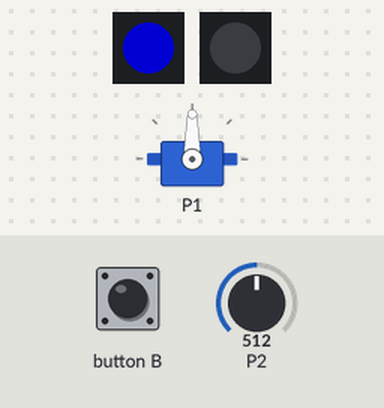
Recording of a program running on a simulated BBC micro:bit (MakeCode). Shown: 2 × 1 RGB LEDs in strip order, left to right, servo. Inputs (shaded band) come from the test bench; at power-on: P2 = 512 (analog values on the 0–1023 scale). Dim RGB values are drawn brighter than linear.

Above: at 1.2 s.
1.3 s: button B pressed for 0.15 s
At 1.8 s:
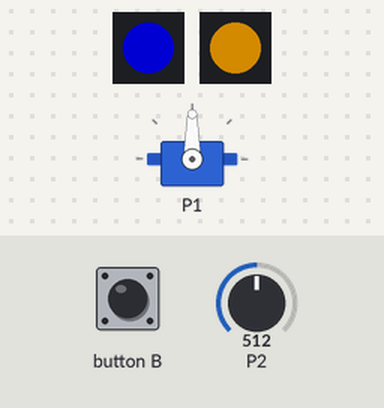
4.4 s: P2 set to 716
At 7.1 s:
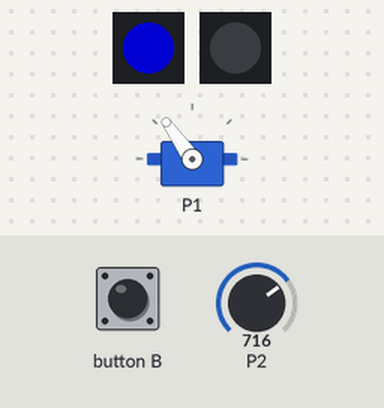
7.4 s: P2 set to 900
At 7.7 s:
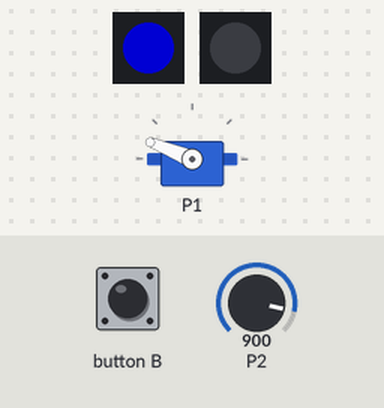
8.9 s: P2 set to 1023
At 10.0 s:
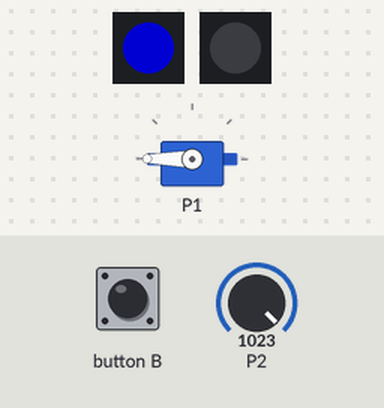
10.4 s: P2 set to 306
At 11.6 s:
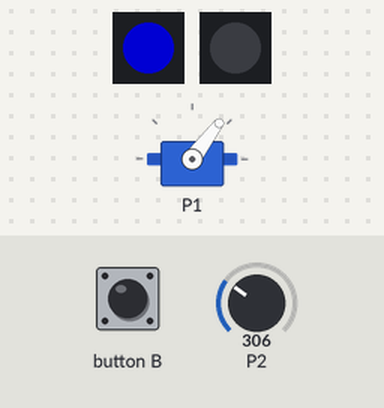
11.9 s: button B pressed for 0.15 s
At 12.4 s:
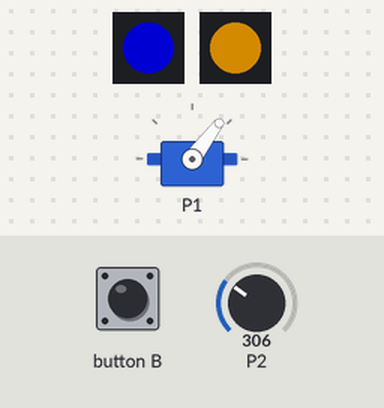
Timing chart, 0 to 17.5 s (numbered marks = the images above; inputs shaded):
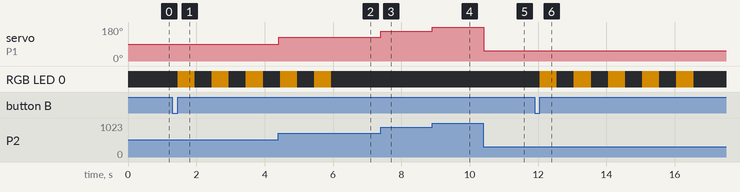

The program:

main.ts
```typescript
input.onButtonPressed(Button.B, function () {
    Blinker.showColor(neopixel.colors(NeoPixelColors.Orange))
    basic.pause(500)
    Blinker.showColor(neopixel.colors(NeoPixelColors.Black))
    basic.pause(500)
    Blinker.showColor(neopixel.colors(NeoPixelColors.Orange))
    basic.pause(500)
    Blinker.showColor(neopixel.colors(NeoPixelColors.Black))
    basic.pause(500)
    Blinker.showColor(neopixel.colors(NeoPixelColors.Orange))
    basic.pause(500)
    Blinker.showColor(neopixel.colors(NeoPixelColors.Black))
    basic.pause(500)
    Blinker.showColor(neopixel.colors(NeoPixelColors.Orange))
    basic.pause(500)
    Blinker.showColor(neopixel.colors(NeoPixelColors.Black))
    basic.pause(500)
    Blinker.showColor(neopixel.colors(NeoPixelColors.Orange))
    basic.pause(500)
    Blinker.showColor(neopixel.colors(NeoPixelColors.Black))
})
let Blinker: neopixel.Strip = null
let Scheinwerfer = neopixel.create(DigitalPin.P0, 1, NeoPixelMode.RGB)
Blinker = neopixel.create(DigitalPin.P8, 1, NeoPixelMode.RGB)
basic.forever(function () {
    Scheinwerfer.showColor(neopixel.colors(NeoPixelColors.Blue))
    pins.servoWritePin(AnalogPin.P1, Math.map(pins.analogReadPin(AnalogPin.P2), 0, 1023, 0, 180))
})
```

test.ts
```typescript
// Hier kann man Tests durchführen; diese Datei wird nicht kompiliert, wenn dieses Paket als Erweiterung verwendet wird.
```

Measured:
- after the input at 1.3 s, RGB LED 0: alternates RGB(127, 82, 0) for 0.50 s and off for 0.50 s, starting after 0.15 s
- after the input at 4.4 s, servo on P1: 90° → 125° at once
- after the input at 7.4 s, servo on P1: 125° → 158° at once
- after the input at 8.9 s, servo on P1: 158° → 180° at once
- after the input at 10.4 s, servo on P1: 180° → 53° at once
- after the input at 11.9 s, RGB LED 0: alternates RGB(127, 82, 0) for 0.50 s and off for 0.50 s, starting after 0.15 s
